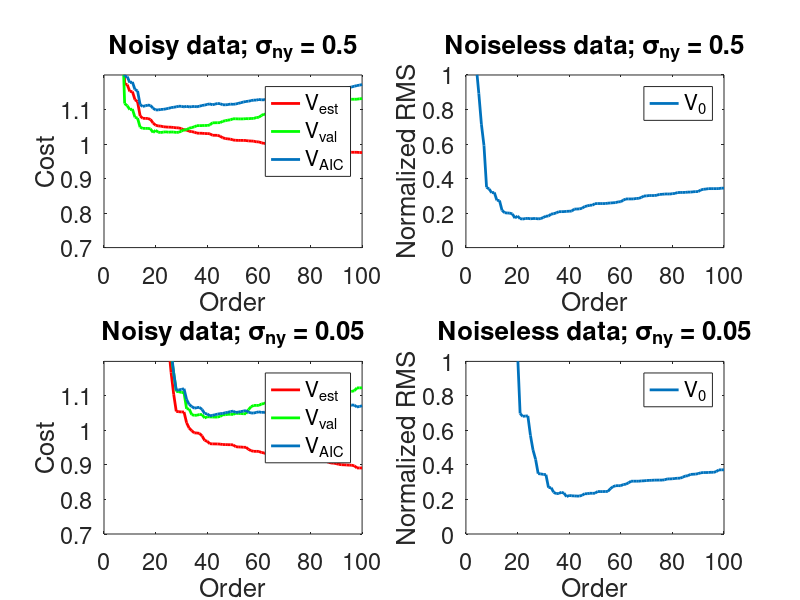
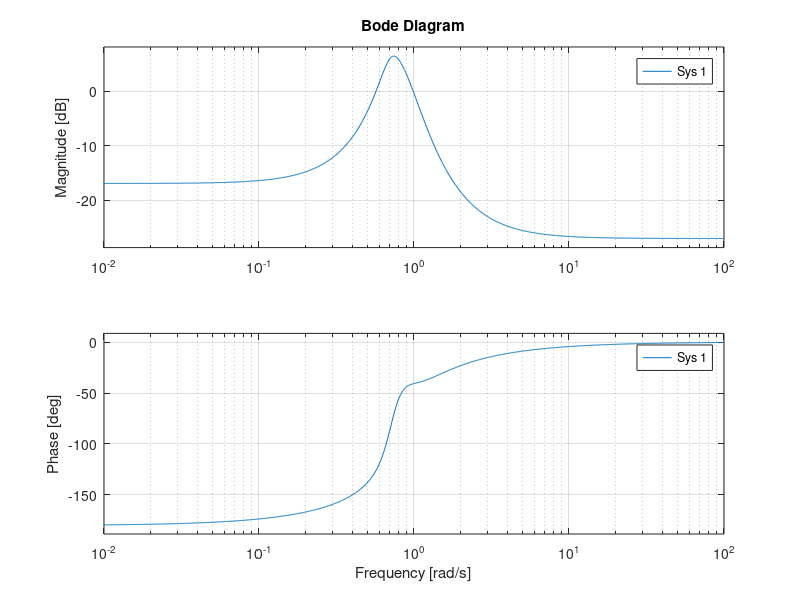

MATLAB code for these plots, in order:
%--------------------------------------------------------------------------
% Marie Valenduc and Willem Melis (November 2016) 
% System identification and modeling - Session 2
%--------------------------------------------------------------------------
clear all; close all;

% data
N_est = 1000;                               % size of the estimation set
N_val = 10000;                              % size of the validation set
N = N_est + N_val; 
index_est = 1:N_est;
index_val = N_est+1:N;
% random_indices = randperm(N);
% index_est = random_indices(1:N_est);
% index_val = random_indices(N_est+1:N);

stdev_u0 = 1;
stdev_ny = 0.5;

[b,a] = cheby1(3,0.5,[2*0.15 2*0.3]);      % transfer function G0

for k =1:2:3
    % generation of the data
    % [B,A] = cheby1(N,R,Wp) designs an Nth order lowpass digital Chebyshev
    % filter with R decibels of peak-to-peak ripple in the passband. cheby1
    % returns the filter coefficients in length N+1 vectors B (numerator) and
    % A (denominator). The passband-edge frequency Wp.
    [b,a] = cheby1(3,0.5,[2*0.15 2*0.3]);   % transfer function G0

    u0 = stdev_u0*randn(N,1);               % input
    ny = stdev_ny*randn(N,1);               % noise on the ouput
    y0 = filter(b,a,u0);                    % noiseless on the ouput
    y = y0 + ny;                            % noisy ouput
    
    for order = 1:100
        % building matrix K(u0)
        t = toeplitz(u0(index_est));
        K = tril(t);
        K = K(:,1:order);
        
        % solving the system
        g = K\y(index_est);
        
        % output of the FIR system
        y_hat = filter(g,1,u0);

        % computing the least squares cost functions V_LS
        % based on the estimation set
        V_LS_est(order) = sum((y(index_est) - y_hat(1:N_est)).^2)/N_est; 
        % based on the validation set
        V_LS_val(order) = sum((y(index_val) - y_hat(N_est+1:N_est+N_val)).^2)/N_val;
        
        % computing the Akaike cost function V_AIC (based on the estimation
        % set !)
        V_AIC(order) = V_LS_est(order)*(1+2*(order+1)/N_est);
        
        % computing the error V_0
        V_0(order) = sum((y0(index_val) - y_hat(index_val)).^2)/N_val;       
    end
    
    disp(['- - - Results for sigma_ny = ',num2str(stdev_ny)]);
    [~,indexmin] = min(V_AIC);
    disp(['The optimal order given by the AIC is ',num2str(indexmin)]);
    
    [~,indexmin] = min(V_LS_val);
    disp(['The optimal order given by the validation set is ',num2str(indexmin)]);
    
    figure(1); subplot(2,2,k)
    plot(V_LS_est./stdev_ny^2,'r','LineWidth',2); hold all;
    plot(V_LS_val./stdev_ny^2,'g','LineWidth',2); hold all;
    plot(V_AIC./stdev_ny^2,'LineWidth',2)
    set(gca, 'fontsize', 17);
    xlim([0,100]); ylim([0.7, 1.2]);
    ylabel('Cost'); xlabel('Order');
    legend('V_{est}','V_{val}','V_{AIC}');
    if(k==1) title('Noisy data; \sigma_{ny} = 0.5'); 
    elseif(k==3) title('Noisy data; \sigma_{ny} = 0.05'); 
    end
    
    figure(1); subplot(2,2,k+1)
    plot(sqrt(V_0/stdev_ny^2),'LineWidth',2)
    set(gca, 'fontsize', 17);
    xlim([0,100]); ylim([0, 1]);
    ylabel('Normalized RMS'); xlabel('Order');
    legend('V_0');
    if(k==1) title('Noiseless data; \sigma_{ny} = 0.5'); 
    elseif(k==3) title('Noiseless data; \sigma_{ny} = 0.05'); 
    end
    
    stdev_ny = 0.05;                        % for second experiment
end

figure(2); bode(tf(b,a));
